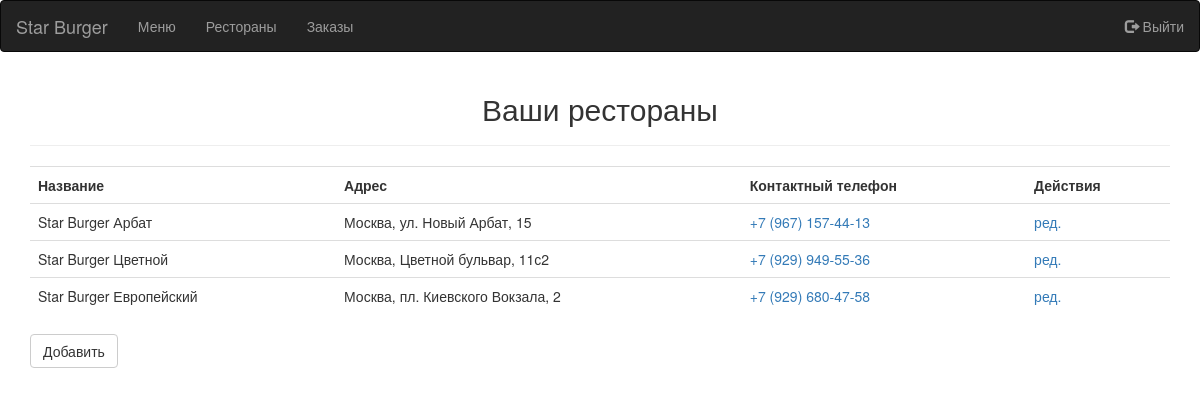
The app's page /manager/restaurants/ (signed in) with its own data.
### foodcartapp/models.py (models this page shows, shortened)
class Restaurant(models.Model):
    name = models.CharField(
        'название',
        max_length=50
    )
    address = models.CharField(
        'адрес',
        max_length=100,
        blank=True,
    )
    contact_phone = models.CharField(
        'контактный телефон',
        max_length=50,
        blank=True,
    )
    class Meta:
        verbose_name = 'ресторан'
        verbose_name_plural = 'рестораны'

### restaurateur/views.py (the view)
# urls.py: path('restaurants/', views.view_restaurants, name="RestaurantView"),
@user_passes_test(is_manager, login_url='restaurateur:login')
def view_restaurants(request):
    return render(request, template_name="restaurants_list.html", context={
        'restaurants': Restaurant.objects.all(),
    })

### restaurateur/views.py (called while the page is built)
def is_manager(user):
    return user.is_staff  # FIXME replace with specific permission

### restaurateur/templates/restaurants_list.html (shortened to what this page needs)
{% extends 'base_restaurateur_page.html' %}
{% block content %}
  <div class="container">
    <center>
      <h2>Ваши рестораны</h2>
    </center>
    <hr/>
    <table class="table table-responsive">
      <tr>
        <th>Название</th>
        <th>Адрес</th>
        <th>Контактный телефон</th>
        <th>Действия</th>
      </tr>
      {% for restaurant in restaurants %}
        <tr>
          <td>{{ restaurant.name }}</td>
          <td>
            {{ restaurant.address|default:'пусто' }}</td>
          <td>
            {% if restaurant.contact_phone %}
              <a href="phone:{{ restaurant.contact_phone }}">{{ restaurant.contact_phone }}</a>
            {% else %}
              пусто
            {% endif %}
          </td>
          <td>
            <a href="{% url 'admin:foodcartapp_restaurant_change' restaurant.id %}">ред.</a>
          </td>
        </tr>
      {% endfor %}
    </table>
    <a href="{% url 'admin:foodcartapp_restaurant_add' %}" class="btn btn-default">Добавить</a>
  </div>
{% endblock %}

### restaurateur/templates/base_restaurateur_page.html (shortened to what this page needs)
<!doctype html>{% load static %}
<html lang="ru">
<head>
  <link rel="stylesheet" href="https://stackpath.bootstrapcdn.com/bootstrap/3.4.1/css/bootstrap.min.css">
</head>
<body>
  {% block header_nav %}
    <nav class="navbar navbar-inverse">
      <div class="container-fluid">
        <div class="navbar-header">
          <a class="navbar-brand" href="{% url 'restaurateur:ProductsView' %}">Star Burger</a>
        </div>
        <ul class="nav navbar-nav">
          <li>
            <a href="{% url 'restaurateur:ProductsView' %}">Меню</a>
          </li>
          <li>
            <a href="{% url 'restaurateur:RestaurantView' %}">Рестораны</a>
          </li>
          <li>
            <a href="{% url 'restaurateur:view_orders' %}">Заказы</a>
          </li>
        </ul>
        <ul class="nav navbar-nav navbar-right">
          <li>
            <a href="{% url 'restaurateur:logout' %}"><span class="glyphicon glyphicon-log-out"></span> Выйти</a>
          </li>
        </ul>
      </div>
    </nav>
  {% endblock header_nav %}
  {% block content %}{% endblock %}
</body>
</html>

### records on screen
Restaurant: name "Star Burger Арбат", address "Москва, ул. Новый Арбат, 15", contact_phone "+7 (967) 157-44-13"
Restaurant: name "Star Burger Цветной", address "Москва, Цветной бульвар, 11с2", contact_phone "+7 (929) 949-55-36"
Restaurant: name "Star Burger Европейский", address "Москва, пл. Киевского Вокзала, 2", contact_phone "+7 (929) 680-47-58"
